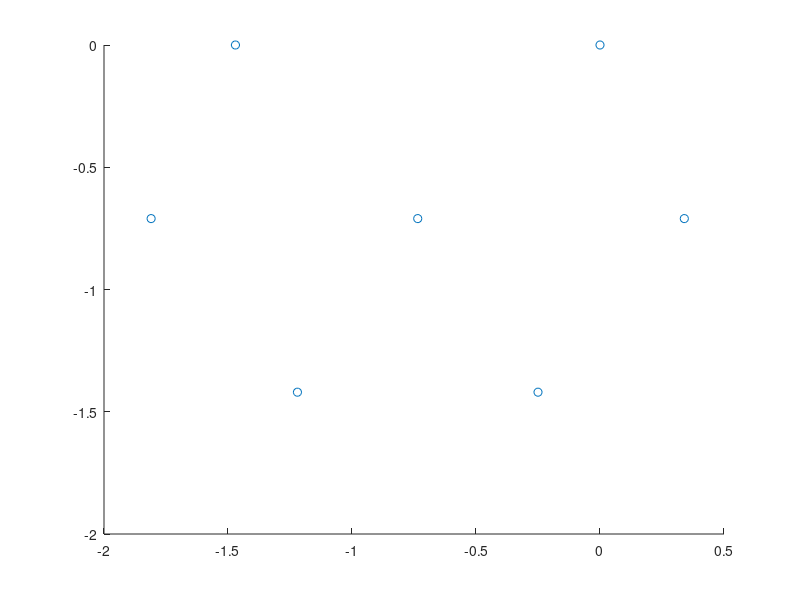

Reproduce this figure in MATLAB. (Note: this script raises an error after producing the figure.)
%AE 510 Class
%Author: Your instructor

clear
close all
clc

%2D Truss simulation that simulates the full SIDE collision of the drone
%with the wall at 50 miles/hr

%%%%%%%%%%%%PREPROCESSING%%%%%%%%%%%
%coordinate matrix [x,y] for each node
length_bar = 0.271; %meter
height_bar = 0.01; %meter

A = length_bar.*height_bar;
alpha = 5E-6;
D_T = 100;
co = [0,0,0;
      -1.47,0,0;
      0.34,-0.71,-0.55;
      -0.735,-0.71,-0.55;
      -1.81,-0.71,-0.55;
      -0.25,-1.42,-1.09;
      -1.22,-1.42,-1.09;];

co(:,3) = [];

figure()
scatter(co(:,1),co(:,2));

E2N = [1,2;
       1,3;
       1,4;
       2,5;
       2,4;
       4,5;
       3,4;
       5,7;
       7,6;
       3,6;
       4,7;
       4,6];

figure
plot_edge(co,E2N,'k',true);
E = 70E9;

%element-node connectivity matrix (and area for each truss in column 3)
e = [E2N,repmat(A,size(E2N,1),1)];

Nel = size(e,1);%number of elements
Nnodes = size(co,1); %number of nodes
nne = 2; %number of nodes per element
dof = size(co,2); %degree of freedom per node

%%%%%%%%%%%%PREPROCESSING END%%%%%%%%%%%

%%%Generic block: Initializes global stiffness matrix 'K' and force vector 'F'
K = zeros(Nnodes*dof,Nnodes*dof);
F = zeros(Nnodes*dof,1);
%%%%%%%%%%%%%%%%%%%%%%%%%%%%%%%%%%%%%%%%%%%%%%%%%%%%%%%
 
%%%Assemble Global system - generic FE code for 2D and 3D trusses
for A = 1:Nel
 
    n = (co(e(A,2),:) - co(e(A,1),:));   %n = [x2-x1;y2-y1] 

    L = norm(n); %length of truss 
    
    n = n./L; %n = [sin,cos]    
    Area = e(A,3); %area
    
    k11 = (E*Area/L)*(n'*n);%k matrix part = EA/L*[c^2 cs;sc s^2]
     
    %local stiffness matrix and force vector
    localstiffness = [k11 -k11;-k11 k11];    %full local stiffness matrix
    localforce = zeros(nne*dof,1);%external forces are added at the end, so leave as zeros. If temp changes, modify for thermal expansion 
    %     localforce = localforce + ((E.*Area*alpha*D_T).*[-n./L n./L])';
    %DONT TOUCH BELOW BLOCK!! Assembles the global stiffness matrix, Generic block which works for any element    
    for B = 1: nne
        for i = 1: dof
            nK1 = (e(A, B)-1)*dof+i;
            nKe1 = (B-1)*dof+i;
            F(nK1) = F(nK1) + localforce(nKe1);
            for C = 1: nne
                for j = 1: dof
                    nK2 = (e(A, C)-1)*dof+j;
                    nKe2 = (C-1)*dof+j;
                    K(nK1, nK2) = K(nK1, nK2) + localstiffness(nKe1, nKe2);
                end
            end
        end
    end 
    %%%%%%%%%%%%%%%%%%%%%%%%%%%%%%%%%%%%%%%%%%%%%%%%%%%%%%%%%%%%%%%%%%%%%%%%%%%%%%%%%%%%%%%%%%%%%%%%%%%%%%%%%%%%%%%%%
    
end

K_copy = K;
%%%%%%%%%%%%%%%%%%%BOUNDARY CONDITIONS%%%%%%%%%%%%%%%%%%%%%%%

Weight_Drone = 43.0913;


%external forces
force_node = [3];


F = assignForce(F,force_node, repmat([-11439600,0],size(force_node,1),1),dof);

%Apply displacement BC by eliminating rows and columns of nodes 3-4 (corresponding to
%degrees of freedom 5 to 8) - alternative (and more generic method) is the penalty approach, or
%static condensation approach - see later class notes

Nodes_fixed = [5];
deletedofs = fixNode(Nodes_fixed,dof);

K(deletedofs,:) = [];
K(:,deletedofs) = [];
F(deletedofs,:) = [];

%%%%%%%%%%%%%%%%%%%BOUNDARY CONDITIONS END%%%%%%%%%%%%%%%%%%%%%%%

 
%solve for displacement unknowns (uk)
uk = K\F

%expand u to include deleted displacement bcs
u = ones(Nnodes*dof,1);
u(deletedofs) = 0;
I = find(u == 1);
u(I) = uk;

u_copy = [uk;zeros(4,1)];
%%%%%%%%%%%%%POSTPROCESSING%%%%%%%%%%%%%%%%%%%%%

%%%Step 6:Postprocess results
for i = 1:Nel

    %get data about truss i
    n = (co(e(i,2),:) - co(e(i,1),:));    
    L = norm(n);    
    n = n./L;
    
    Area = e(i,3);
    n1 = e(i,1);n2 = e(i,2);%global numbers for node 1 and 2 of truss i

    d = [u(n1*dof-dof+1:n1*dof)' u(n2*dof-dof+1:n2*dof)']';%displacements of the two nodes
    sigma(i) = E*([-n./L n./L]*d) - E*Area*alpha*D_T;%stress formula, If temp changes, modify for thermal expansion 
end
sigma
hold off
%%% Plotting Results
figure
hold on
plot_edge(co,E2N,'k',true);

plot_edge(co + reshape(u,dof,[])',E2N,'r',false);

%% Functions Declared
function [deletedofs] = fixNode(nodes,dof)
    deletedofs = [];
    for i = 1:size(nodes,1)
        n1 = nodes(i);
        temp =n1*dof-dof+1:n1*dof;
        deletedofs = [deletedofs;temp'];
    end
   
end

function [F] = assignForce(F,node,forces,dof)
    %node: an array of node number
    %forces: [nNode x dof] force array
    for i = 1:size(node,1)
        n1 = node(i);
        F(n1*dof-dof+1:n1*dof) = forces(i,:)';
    end


end

function plot_edge(nodal_list, connectivity_matrix,color,labelSwitch)
    x = nodal_list(:, 1);
    y = nodal_list(:, 2);
    
    % Plot nodes with labels
    if labelSwitch
        for i = 1:size(nodal_list, 1)
            text(x(i), y(i), num2str(i), 'Color', 'b', 'FontSize', 12);
            hold on;
        end
    end

    % Plot edges
    for i = 1:size(connectivity_matrix, 1)
        start_node = nodal_list(connectivity_matrix(i, 1), :);
        end_node = nodal_list(connectivity_matrix(i, 2), :);
        plot([start_node(1), end_node(1)], [start_node(2), end_node(2)], 'Color', color);
    end

    xlabel('x')
    ylabel('y')
    zlabel('z')
    axis equal
end
